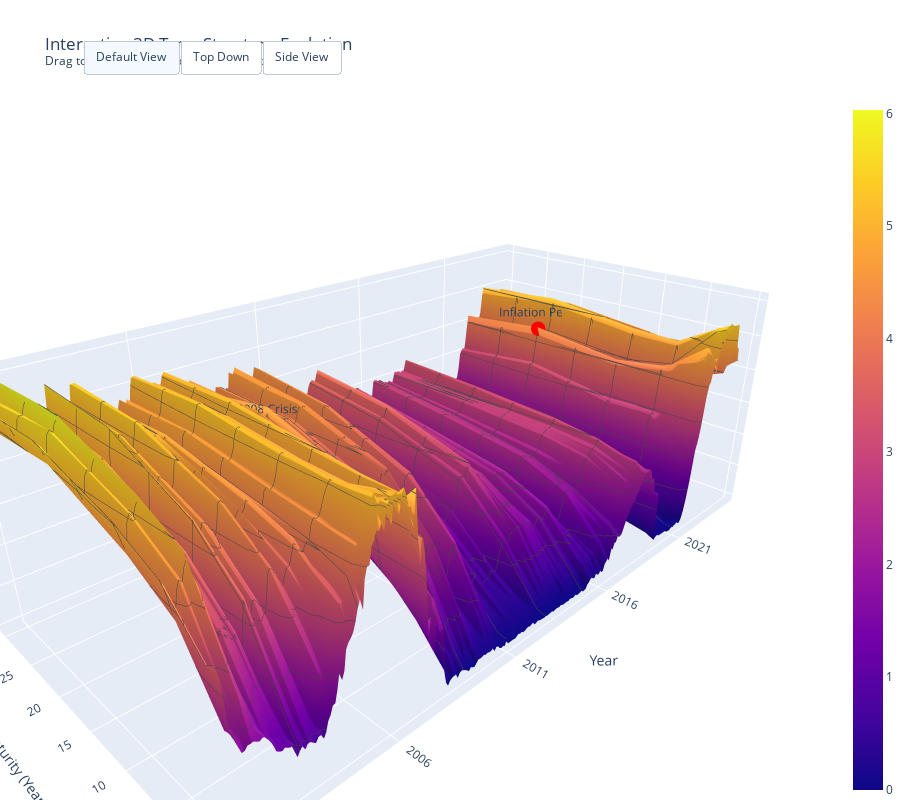

Notebook code cell kept with this figure:
### Code cell
import plotly.graph_objects as go
from plotly.subplots import make_subplots

# Prepare data for Plotly
maturities_years = [1/12, 1, 5, 10, 20, 30]
dates_plotly = term_data.index.to_pydatetime()
years_plotly = np.array([date.year + date.month/12 for date in dates_plotly])
Z = term_data[list(maturities.values())].T.values

# Create interactive 3D plot
fig = go.Figure(data=[go.Surface(
    x=years_plotly,
    y=maturities_years,
    z=Z,
    colorscale='Plasma',
    hoverinfo='x+y+z+text',
    text=[["Date: {}<br>Maturity: {}y<br>Yield: {:.2f}%".format(
        dates_plotly[i].strftime('%Y-%m'),
        maturities_years[j],
        Z[j,i]) for i in range(len(dates_plotly))] 
          for j in range(len(maturities_years))],
    contours = {
        'x': {'show': True, 'start': years_plotly.min(), 'end': years_plotly.max(), 'size': 2},
        'y': {'show': True, 'start': 0, 'end': 30, 'size': 5},
        'z': {'show': True, 'start': Z.min(), 'end': Z.max(), 'size': 1}
    }
)])

# Add event annotations
events = {
    '2008 Crisis': (2008.75, 20, 4.3),
    'COVID Crash': (2020.25, 20, 1.3),
    'Inflation Peak': (2022.83, 20, 4.4)
}

for text, (x, y, z) in events.items():
    fig.add_scatter3d(
        x=[x], y=[y], z=[z],
        mode='markers+text',
        marker=dict(size=5, color='red'),
        text=text,
        textposition='top center',
        showlegend=False
    )

# Configure layout
fig.update_layout(
    title='Interactive 3D Term Structure Evolution<br><sup>Drag to rotate | Scroll to zoom | Shift-drag to pan</sup>',
    scene=dict(
        xaxis=dict(
            title='Year',
            tickvals=np.arange(years_plotly.min(), years_plotly.max()+1, 5),
            ticktext=[str(int(yr)) for yr in np.arange(years_plotly.min(), years_plotly.max()+1, 5)]
        ),
        yaxis=dict(
            title='Maturity (Years)',
            tickvals=[0, 5, 10, 15, 20, 25, 30]
        ),
        zaxis=dict(
            title='Yield (%)',
            tickformat=".1f%"
        ),
        camera=dict(
            eye=dict(x=-1.5, y=-1.5, z=1)  # Initial camera angle
        )
    ),
    autosize=True,
    height=800,
    margin=dict(l=0, r=0, b=0, t=100),
    scene_aspectmode='manual',
    scene_aspectratio=dict(x=2, y=1, z=0.7)
)

# Add dropdown for different perspectives
fig.update_layout(
    updatemenus=[
        dict(
            type="buttons",
            direction="left",
            buttons=[
                dict(label="Default View",
                     method="update",
                     args=[{"scene.camera": {"eye": {"x": -1.5, "y": -1.5, "z": 1}}}]),
                dict(label="Top Down",
                     method="update",
                     args=[{"scene.camera": {"eye": {"x": 0, "y": 0, "z": 2}}}]),
                dict(label="Side View",
                     method="update",
                     args=[{"scene.camera": {"eye": {"x": -2, "y": 0, "z": 0}}}])
            ],
            pad={"r": 10, "t": 10},
            showactive=True,
            x=0.1,
            xanchor="left",
            y=1.1,
            yanchor="top"
        )
    ]
)

fig.show()
